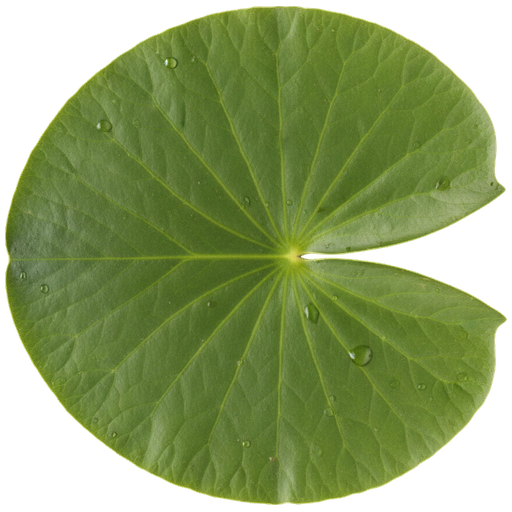
#> input picture assets/vegetation/water/lily_pad.png, 512 x 512 px
$ python -i build_water_plant_textures.py   (imports and definitions only)
#> lines starting #> are read from the running program, lines starting #| are printed output that depends on the picture
#!/usr/bin/env python3
"""Build the water-plant textures for the moat and stream (CityMoatPlants).

Input: Leonardo photos in generated/leonardo/water_plants_v1/ (gitignored raw
sources; generation IDs in generations.csv next to them):
  lily_pad.jpg     Nymphaea alba leaf from above, on white
  lily_flower.jpg  Nymphaea alba bloom from above, on black
  duckweed.jpg     Lemna minor patch from above, on white
  blade.jpg        macro of a Typha leaf surface, veins vertical, full frame

Output in assets/vegetation/water/:
  lily_pad.png            512 px RGBA, notch toward +U (mesh +X)
  lily_flower.png         256 px RGBA
  duckweed_patch.png      512 px RGBA, ragged patch
  reed_blade_detail.png   128x512 grey vein detail, opaque, tiles in V

WHY the blade is grey and the floaters keep their colour: reed and cattail
tones come from vertex colours and the seasonal albedo tint (green -> straw),
so the blade texture carries only the vein luminance (median 0.8 linear) and the
multiply keeps the tint. Pads, blooms and duckweed are tinted only by a mild
season multiplier, so their photo colour is the look. RGB is dilated into the
transparent margin so mipmaps do not pull a white or black fringe into the
alpha-scissored edge.
"""

from __future__ import annotations

import argparse
import sys
from pathlib import Path

import numpy as np
from PIL import Image, ImageFilter

ROOT = Path(__file__).resolve().parents[2]
SOURCE_DIR = ROOT / "generated" / "leonardo" / "water_plants_v1"
OUTPUT_DIR = ROOT / "assets" / "vegetation" / "water"
TARGET_MEDIAN_LINEAR = 0.8


def srgb_to_linear(c: np.ndarray) -> np.ndarray:
    return np.where(c <= 0.04045, c / 12.92, ((c + 0.055) / 1.055) ** 2.4)


def linear_to_srgb(c: np.ndarray) -> np.ndarray:
    c = np.clip(c, 0.0, 1.0)
    return np.where(c <= 0.0031308, c * 12.92, 1.055 * c ** (1.0 / 2.4) - 0.055)


def load(path: Path) -> np.ndarray:
    return np.asarray(Image.open(path).convert("RGB"), dtype=np.float32) / 255.0


# [51 lines left out: functions key_alpha, dilate_rgb, cutout, not called in this run]


def blade_detail(path: Path) -> Image.Image:
    """Grey vein strip from the centre of the macro, made to tile along V by
    cross-fading the bottom quarter into the top."""
    rgb = load(path)
    h, w = rgb.shape[:2]
#> h = 512; w = 512
    strip = rgb[:, w // 2 - w // 8: w // 2 + w // 8]
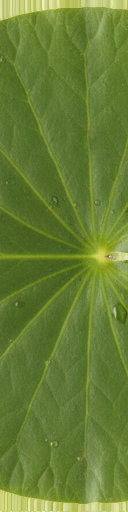
#> strip: shape (512, 128, 3) float32; mean R, G, B 0.402, 0.498, 0.206
    lum = srgb_to_linear(strip) @ np.array([0.2126, 0.7152, 0.0722], dtype=np.float32)
#> in srgb_to_linear, `return np.where(c <= 0.04045, c / 12.92, ((c + 0.055) / 1.055) ** 2.4)`:
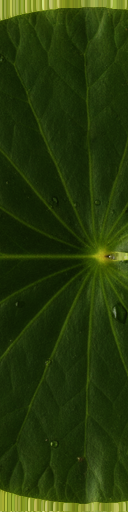
#> returned value: shape (512, 128, 3) float32; mean of channels 0, 1, 2 0.147, 0.222, 0.0413; drawn as R, G, B
    lum = lum * (TARGET_MEDIAN_LINEAR / max(float(np.median(lum)), 1e-3))
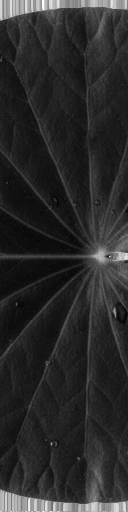
#> lum: shape (512, 128) float32; min 0.301, max 4.12, mean 0.943; drawn with min black and max white
    blend = h // 4
#> blend = 128
    body = lum[: h - blend].copy()
    ramp = np.linspace(0.0, 1.0, blend, dtype=np.float32)[:, None]
#> ramp = 128 values from 0 to 1
    body[:blend] = lum[h - blend:] * (1.0 - ramp) + body[:blend] * ramp
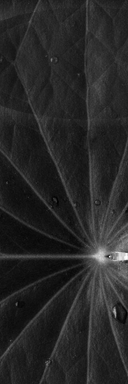
#> body: shape (384, 128) float32; min 0.301, max 3.72, mean 0.832; drawn with min black and max white
    grey = (linear_to_srgb(body) * 255).round().astype(np.uint8)
#> in linear_to_srgb, `c = np.clip(c, 0.0, 1.0)`:
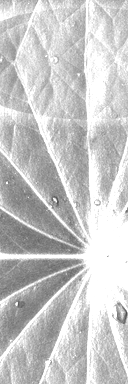
#> c: shape (384, 128) float32; min 0.301, max 1, mean 0.783
#> in linear_to_srgb, `return np.where(c <= 0.0031308, c * 12.92, 1.055 * c ** (1.0 / 2.4) - ..`:
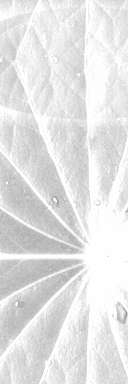
#> returned value: shape (384, 128) float32; min 0.585, max 1, mean 0.893
    return Image.fromarray(grey).convert("RGB").resize((128, 512), Image.LANCZOS)
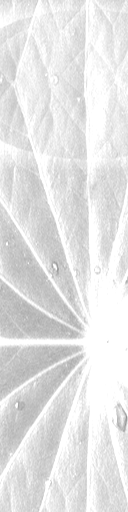
#> returned value: PIL image 128x512 RGB; min 146, max 255, mean 227.7


# [22 lines left out: functions build, main, not called in this run]


# [2 lines not run here, left out]

>>> result = blade_detail('../../assets/vegetation/water/lily_pad.png')

$ run again, on assets/animals/dog/dog_Image_0.jpg
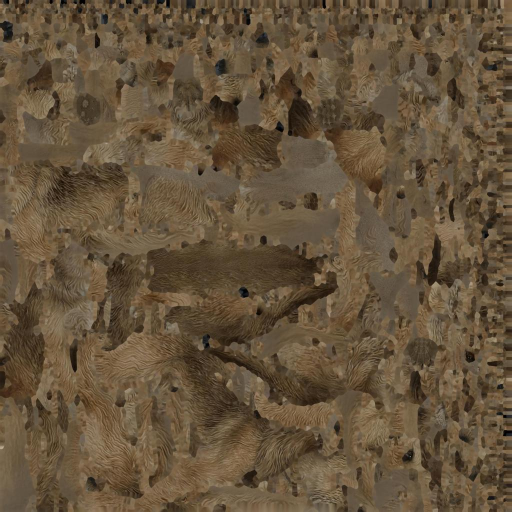
#> input picture assets/animals/dog/dog_Image_0.jpg, 1024 x 1024 px (shown at 1/2 size)
#> in linear_to_srgb, `c = np.clip(c, 0.0, 1.0)`:
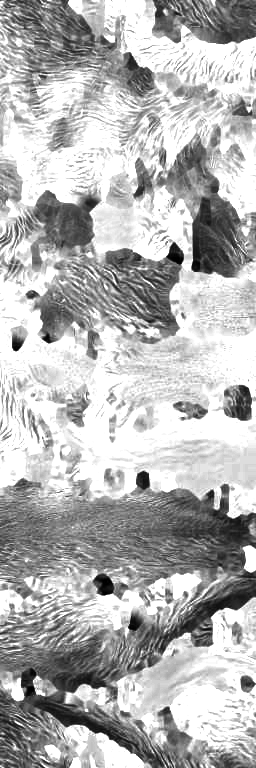
#> c: shape (768, 256) float32; min 0.000392, max 1, mean 0.706
#> in blade_detail, `return Image.fromarray(grey).convert("RGB").resize((128, 512), Image.L..`:
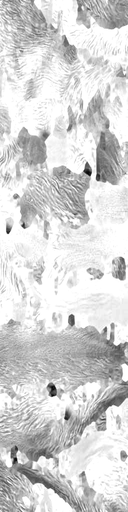
#> returned value: PIL image 128x512 RGB; min 4, max 255, mean 213.1
